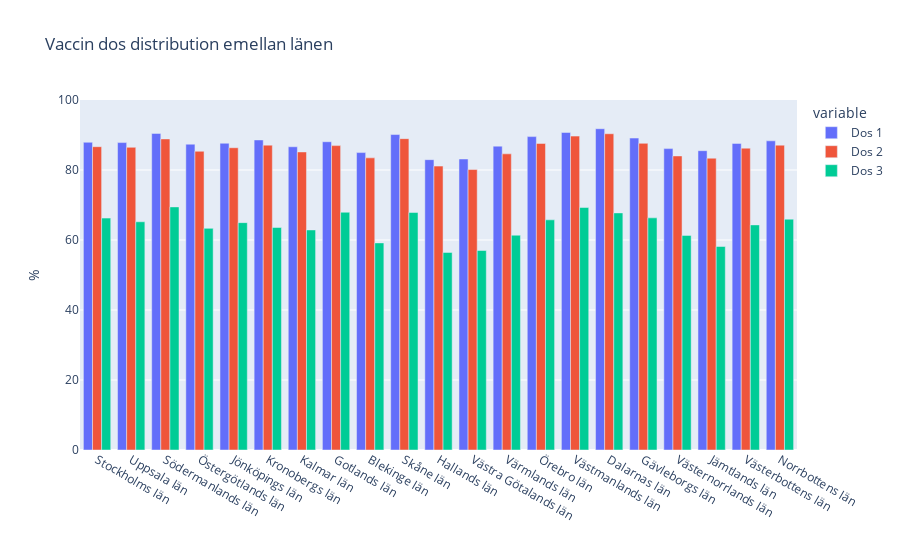

Write notebook code for a chart like this one.
### Code cell
# f)

# Some parts 'borrowed' (if one can say that) from:
# https://github.com/Danneftw1/Databehandling-Daniel-Nilsson/blob/main/Labb_1/Labb.ipynb

lans_group = vaccin_kommun_och_older.groupby('Län_namn')


percent_dose_1 = lans_group['Antal minst 1 dos'].sum() / lans_group['Befolkning'].sum() * 100

percent_dose_2 = lans_group['Antal minst 2 doser'].sum() / lans_group['Befolkning'].sum() * 100

percent_dose_3 = lans_group['Antal 3 doser'].sum() / lans_group['Befolkning'].sum() * 100

percent_dose_4 = lans_group['Antal 4 doser'].sum() / lans_group['Befolkning'].sum() * 100


fig = px.bar(
    vaccin_kommun_och_older,
    x=vaccin_kommun_och_older.Län_namn.unique(),
    y=[
        percent_dose_1,
        percent_dose_2,
        percent_dose_3
    ],
    
    barmode='group',
    title='Vaccin dos distribution emellan länen',
    
    labels={
        'value': '%',
        'x': ''
    }
)

fig.update_layout(yaxis_range=[0, 100])

newnames = {
    'wide_variable_0': 'Dos 1',
    'wide_variable_1': 'Dos 2',
    'wide_variable_2': 'Dos 3',
    'wide_variable_3': 'Dos 4',
}

# source: https://stackoverflow.com/questions/64371174/plotly-how-to-change-variable-label-names-for-the-legend-in-a-plotly-express-li
fig.for_each_trace(lambda t: t.update(name=newnames[t.name]))

fig.show()

fig.write_html("Visualiseringar/Vaccin_dos_distribution_emellan_länen.html")

### Figure 1 — Plotly figure (JSON) as saved in the notebook; plotly's stock layout.template omitted (floating-point values rounded to 4 significant figures)
{"data": [{"alignmentgroup": "True", "hovertemplate": "variable=wide_variable_0<br>=%{x}<br>%=%{y}<extra></extra>", "legendgroup": "wide_variable_0", "marker": {"color": "#636efa", "pattern": {"shape": ""}}, "name": "Dos 1", "offsetgroup": "wide_variable_0", "orientation": "v", "showlegend": true, "textposition": "auto", "type": "bar", "x": ["Stockholms län", "Uppsala län", "Södermanlands län", "Östergötlands län", "Jönköpings län", "Kronobergs län", "Kalmar län", "Gotlands län", "Blekinge län", "Skåne län", "Hallands län", "Västra Götalands län", "Värmlands län", "Örebro län", "Västmanlands län", "Dalarnas län", "Gävleborgs län", "Västernorrlands län", "Jämtlands län", "Västerbottens län", "Norrbottens län"], "xaxis": "x", "y": [87.92, 87.83, 90.45, 87.38, 87.64, 88.58, 86.64, 88.07, 84.98, 90.13, 82.95, 83.14, 86.82, 89.54, 90.73, 91.79, 89.12, 86.11, 85.52, 87.6, 88.34], "yaxis": "y"}, {"alignmentgroup": "True", "hovertemplate": "variable=wide_variable_1<br>=%{x}<br>%=%{y}<extra></extra>", "legendgroup": "wide_variable_1", "marker": {"color": "#EF553B", "pattern": {"shape": ""}}, "name": "Dos 2", "offsetgroup": "wide_variable_1", "orientation": "v", "showlegend": true, "textposition": "auto", "type": "bar", "x": ["Stockholms län", "Uppsala län", "Södermanlands län", "Östergötlands län", "Jönköpings län", "Kronobergs län", "Kalmar län", "Gotlands län", "Blekinge län", "Skåne län", "Hallands län", "Västra Götalands län", "Värmlands län", "Örebro län", "Västmanlands län", "Dalarnas län", "Gävleborgs län", "Västernorrlands län", "Jämtlands län", "Västerbottens län", "Norrbottens län"], "xaxis": "x", "y": [86.66, 86.48, 88.88, 85.35, 86.36, 87.1, 85.16, 86.97, 83.47, 88.96, 81.11, 80.13, 84.61, 87.59, 89.68, 90.35, 87.62, 84.02, 83.37, 86.24, 87.09], "yaxis": "y"}, {"alignmentgroup": "True", "hovertemplate": "variable=wide_variable_2<br>=%{x}<br>%=%{y}<extra></extra>", "legendgroup": "wide_variable_2", "marker": {"color": "#00cc96", "pattern": {"shape": ""}}, "name": "Dos 3", "offsetgroup": "wide_variable_2", "orientation": "v", "showlegend": true, "textposition": "auto", "type": "bar", "x": ["Stockholms län", "Uppsala län", "Södermanlands län", "Östergötlands län", "Jönköpings län", "Kronobergs län", "Kalmar län", "Gotlands län", "Blekinge län", "Skåne län", "Hallands län", "Västra Götalands län", "Värmlands län", "Örebro län", "Västmanlands län", "Dalarnas län", "Gävleborgs län", "Västernorrlands län", "Jämtlands län", "Västerbottens län", "Norrbottens län"], "xaxis": "x", "y": [66.26, 65.21, 69.46, 63.32, 64.96, 63.57, 62.88, 67.93, 59.17, 67.85, 56.45, 57.0, 61.37, 65.76, 69.28, 67.74, 66.33, 61.32, 58.15, 64.32, 65.96], "yaxis": "y"}], "layout": {"barmode": "group", "legend": {"title": {"text": "variable"}, "tracegroupgap": 0}, "title": {"text": "Vaccin dos distribution emellan länen"}, "xaxis": {"anchor": "y", "domain": [0, 1], "title": {"text": ""}}, "yaxis": {"anchor": "x", "domain": [0, 1], "range": [0, 100], "title": {"text": "%"}}}}
